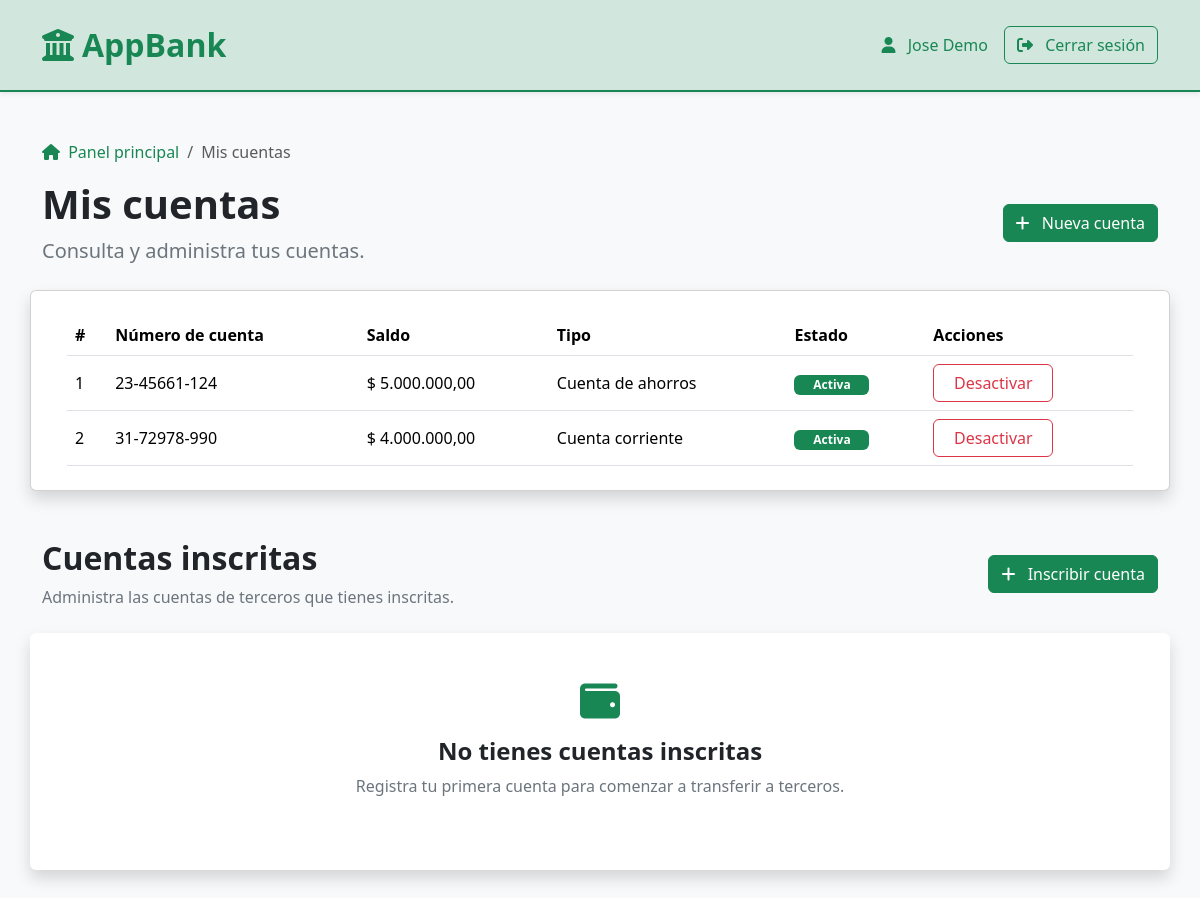
Screenshot of /accounts (signed in) with the database file from the repository.
### tables this page shows
CREATE TABLE `accounts` (
  `id` int unsigned NOT NULL AUTO_INCREMENT,
  `customer_id` int unsigned NOT NULL,
  `balance` decimal(15,2) NOT NULL,
  `account_type` enum('SAVINGS','CHECKING') NOT NULL DEFAULT 'SAVINGS',
  `account_number` varchar(30) NOT NULL,
  `is_active` tinyint(1) NOT NULL DEFAULT '1',
  `created_at` datetime NOT NULL DEFAULT CURRENT_TIMESTAMP,
  PRIMARY KEY (`id`),
  UNIQUE KEY `account_number` (`account_number`),
  KEY `idx_accounts_customer_id` (`customer_id`),
  CONSTRAINT `fk_accounts_customer` FOREIGN KEY (`customer_id`) REFERENCES `customers` (`id`) ON DELETE RESTRICT ON UPDATE CASCADE,
  CONSTRAINT `chk_accounts_balance_non_negative` CHECK ((`balance` >= 0))
);

### public/index.php (called while the page is built, shortened)
<?php
require_once __DIR__ . '/../routes/web.php';

### app/Models/Account.php (called while the page is built, shortened)
<?php
class Account
{
    public function findByCustomerId(int $customerId): array
    {
        $stmt = $this->pdo->prepare(
            "SELECT id, balance, account_number, account_type, is_active FROM accounts
         WHERE customer_id = :customer_id"
        );
        $stmt->execute([
            'customer_id' => $customerId
        ]);
        return $stmt->fetchAll();
    }
}

### app/Controllers/AccountsController.php (called while the page is built, shortened)
<?php
class AccountsController
{
    public function index(int $customerId): array
    {
        $accounts = $this->account->findByCustomerId($customerId);
        $registeredAccounts = $this->account->findRegisteredByCustomerId($customerId);
        return [
            'accounts' => $accounts,
            'registeredAccounts' => $registeredAccounts
        ];
    }
}

### app/views/accounts/index.php (the view, shortened to what this page needs)
<!DOCTYPE html>
<html lang="es">
<head>
    <link
        href="https://cdn.jsdelivr.net/npm/bootstrap@5.3.8/dist/css/bootstrap.min.css"
        rel="stylesheet"
>
    <link rel="stylesheet" href="/css/app.css">
</head>
<body class="bg-light">
    <?php require __DIR__ . '/../partials/navbar.php'; ?>
    <main class="container py-5">
        <div class="mb-4">
            <nav aria-label="breadcrumb">
                <ol class="breadcrumb">
                    <li class="breadcrumb-item">
                        <a href="/dashboard" class="text-success text-decoration-none">
                            <i class="fa-solid fa-house me-1"></i>
                            Panel principal
                        </a>
                    </li>
                    <li class="breadcrumb-item active" aria-current="page">
                        Mis cuentas
                    </li>
                </ol>
            </nav>
            <div class="d-flex justify-content-between align-items-center mb-4">
                <div>
                    <h1 class="fw-bold">Mis cuentas</h1>
                    <p class="text-secondary fs-5 mb-0">
                        Consulta y administra tus cuentas.
                    </p>
                </div>
                <a href="/accounts/create" class="btn btn-success">
                    <i class="fa-solid fa-plus me-2"></i>
                    Nueva cuenta
                </a>
            </div>
        </div>
        <div class="row">
            <?php if (empty($accounts)): ?>
                <div class="card border-0 shadow">
                    <div class="card-body text-center py-5">
                        <i class="fa-solid fa-wallet fs-1 text-success mb-3"></i>
                        <h4 class="fw-bold">
                            No tienes cuentas registradas
                        </h4>
                        <p class="text-secondary mb-4">
                            Crea tu primera cuenta para comenzar a utilizar AppBank.
                        </p>
                        <a href="/accounts/create" class="btn btn-success">
                            <i class="fa-solid fa-plus me-2"></i>
                            Nueva cuenta
                        </a>
                    </div>
                </div>
            <?php else: ?>
                <div class="card border-1 shadow">
                    <div class="card-body p-4">
                        <div class="table-responsive">
                            <table class="table align-middle mb-0 table-hover">
                                <thead>
                                    <tr>
                                        <th>#</th>
                                        <th>Número de cuenta</th>
                                        <th>Saldo</th>
                                        <th>Tipo</th>
                                        <th>Estado</th>
                                        <th>Acciones</th>
                                    </tr>
                                </thead>
                                <tbody>
                                    <?php foreach ($accounts as $index => $account): ?>
                                        <tr>
                                            <td><?= $index + 1 ?></td>
                                            <td><?= $account['account_number'] ?></td>
                                            <td>$ <?= number_format($account['balance'], 2, ',', '.') ?></td>
                                            <td>
                                                <?= $account['account_type'] === 'SAVINGS'
                                                    ? 'Cuenta de ahorros'
                                                    : 'Cuenta corriente'
                                                ?>
                                            </td>
                                            <td>
                                                <?php if ($account['is_active'] == 1): ?>
                                                    <span class="badge text-bg-success d-inline-block account-status-badge">Activa</span>
                                                <?php else: ?>
                                                    <span class="badge text-bg-secondary d-inline-block account-status-badge">Inactiva</span>
                                                <?php endif; ?>
                                            </td>
                                            <td>
                                                <form method="POST" action="/accounts/status">
                                                    <button
                                                        type="submit"
                                                        class="btn account-status-button <?= $account['is_active'] == 1
                                                                                                ? 'btn-outline-danger'
                                                                                                : 'btn-outline-success' ?>">
                                                        <?= $account['is_active'] == 1
                                                            ? 'Desactivar'
                                                            : 'Activar' ?>
                                                    </button>
                                                </form>
                                            </td>
                                        </tr>
                                    <?php endforeach; ?>
                                </tbody>
                            </table>
                        </div>
                    </div>
                </div>
            <?php endif; ?>
        </div>
        <div class="mt-5">
            <div class="d-flex justify-content-between align-items-center mb-4">
                <div>
                    <h2 class="fw-bold">Cuentas inscritas</h2>
                    <p class="text-secondary mb-0">
                        Administra las cuentas de terceros que tienes inscritas.
                    </p>
                </div>
                <a href="/accounts/register" class="btn btn-success">
                    <i class="fa-solid fa-plus me-2"></i>
                    Inscribir cuenta
                </a>
            </div>
            <div class="row">
                <?php if (empty($registeredAccounts)): ?>
                    <div class="card border-0 shadow">
                        <div class="card-body text-center py-5">
                            <i class="fa-solid fa-wallet fs-1 text-success mb-3"></i>
                            <h4 class="fw-bold">
                                No tienes cuentas inscritas
                            </h4>
                            <p class="text-secondary mb-4">
                                Registra tu primera cuenta para comenzar a transferir a terceros.
                            </p>
                        </div>
                    </div>
                <?php endif; ?>
            </div>
        </div>
    </main>
</body>
</html>

### routes/web.php (shortened to what this page needs)
<?php
$method = $_SERVER['REQUEST_METHOD'];
$uri = $_SERVER['REQUEST_URI'];
if ($method === 'GET' && $uri === '/accounts') {
    $account = new Account($pdo);
    $accountsController = new AccountsController($account);
    $accountData = $accountsController->index((int) $_SESSION['customer_id']);
    ['accounts' => $accounts, 'registeredAccounts' => $registeredAccounts] = $accountData;
    require __DIR__ . '/../app/views/accounts/index.php';
}

### app/views/partials/navbar.php
<nav class="navbar bg-success-subtle border-bottom border-success border-2 shadow-sm py-3">
    <div class="container">
        <a class="navbar-brand fw-bold fs-2 text-success" href="/dashboard">
            <i class="fa-solid fa-building-columns me-2"></i>AppBank
        </a>
        <div class="d-flex align-items-center gap-3">
            <span class="text-success">
                <i class="fa-solid fa-user me-2"></i>
                <?= htmlspecialchars(
                    $_SESSION['first_name'] . ' ' . $_SESSION['last_name']
                ) ?>
            </span>
            <form method="POST" action="/logout" class="m-0">
                <button type="submit" class="btn btn-outline-success">
                    <i class="fa-solid fa-right-from-bracket me-2"></i>
                    Cerrar sesión
                </button>
            </form>
        </div>
    </div>
</nav>

### public/css/app.css (style rules this page uses)
.account-status-badge { width: 75px; }
.account-status-button { width: 120px; }

### rows the page displays
accounts: account_number "23-45661-124", balance "5.000.000,00", account_type "Cuenta de ahorros", is_active "Activa"
accounts: account_number "31-72978-990", balance "4.000.000,00", account_type "Cuenta corriente", is_active "Activa"

### other values shown
$_SESSION['first_name'] . ' ' . $_SESSION['last_name'] "Jose Demo"
